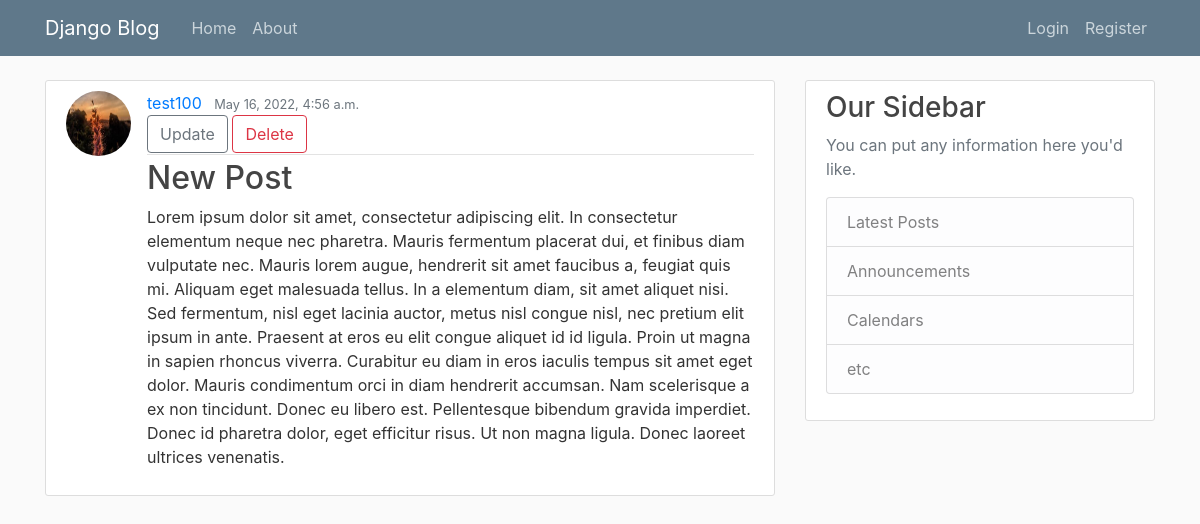
The page /post/26/ on the database its author committed.
### blog/models.py (models this page shows, shortened)
class Post(models.Model):
    title= models.CharField(max_length=100)
    content= models.TextField()
    author= models.ForeignKey(User, on_delete=models.CASCADE)
    date_posted= models.DateTimeField(auto_now_add=True)

### users/models.py (models this page shows, shortened)
class Profile(models.Model):
    user = models.OneToOneField(User, on_delete=models.CASCADE)
    image = models.ImageField(default='default.jpg', upload_to= 'profile_pics')

### blog/views.py (the view)
# urls.py: path('post/<int:pk>/', PostDetailView.as_view(), name='blog-post'),
class PostDetailView(DetailView):
    model = Post

### blog/templates/blog/post_detail.html
{% extends 'blog/base.html' %}
{% block content %}
  <article class="media content-section">
    <img class= "rounded-circle article-img" src="{{ post.author.profile.image.url }}">
    <div class="media-body">
      <div class="article-metadata">
        <a class="mr-2" href="#">{{ object.author }}</a>
        <small class="text-muted">{{ object.date_posted }}</small>
        <div>
          {% if user.authenticated == author %}
            <a class="btn btn-outline-secondary" href="{% url 'blog-update' object.id %}">Update</a>
            <a class="btn btn-outline-danger" href="{% url 'blog-delete' object.id %}" >Delete</a>
          {% endif %}
        </div>
      </div>
      <h2><a class="article-title">{{ object.title }}</a></h2>
      <p class="article-content">{{ object.content }}</p>
    </div>
  </article>
{% endblock content%}

### blog/static/blog/main.css (style rules this page uses)
body { background: #fafafa; color: #333333; margin-top: 5rem; }
h1, h2, h3, h4, h5, h6 { color: #444444; }
.content-section { background: #ffffff; padding: 10px 20px; border: 1px solid #dddddd; border-radius: 3px; margin-bottom: 20px; }
.article-title { color: #444444; }
.article-content { white-space: pre-line; }
.article-img { height: 65px; width: 65px; margin-right: 16px; }
.article-metadata { padding-bottom: 1px; margin-bottom: 4px; border-bottom: 1px solid #e3e3e3 }

### rows shown on the page
Post: author.profile.image (picture), author "test100", date_posted "May 16, 2022, 4:56 a.m.", title "New Post", content "Lorem ipsum dolor sit amet, consectetur adipiscing elit. In consectetur elementum neque nec pharetra. Mauris fermentum placerat dui, et finibus diam vulputate nec. Mauris lorem augue, hendrerit sit amet faucibus a, feugiat quis mi. Aliquam eget malesuada tellus. In a elementum diam, sit amet aliquet nisi. Sed fermentum, nisl eget lacinia auctor, metus nisl congue nisl, nec pretium elit ipsum in ante. Praesent at eros eu elit congue aliquet id id ligula. Proin ut magna in sapien rhoncus viverra. Curabitur eu diam in eros iaculis tempus sit amet eget dolor. Mauris condimentum orci in diam hendrerit accumsan. Nam scelerisque a ex non tincidunt. Donec eu libero est. Pellentesque bibendum…"
